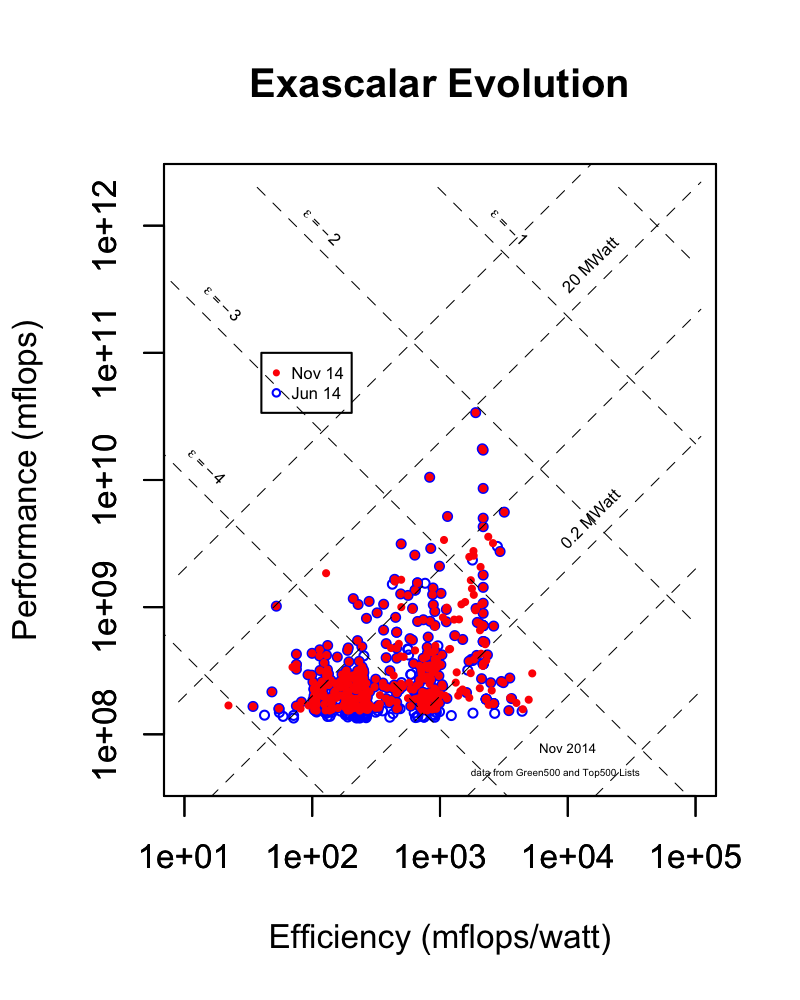

Source code (R):
## This program imports cleaned data from the Green500 and Top500 lists

## there are several subtleties of the implenetation here which need to be paid attention to when adapting it.
##each "500" list is called out explicitly
##in a couple of places the number of lists (currently 10) is assumed.

## GET THE CLEANED DATA

##check for Exascalar Directory. If none exists stop program with error

##check to ensure results director exists
if(!file.exists("./results")) stop("Data not found in directory Exascalar, first run Exascalar_Cleaner to get tidy data")

## set working directory


# define Data Directories to use
results <- "./results"

## ------------------------
## Read results files

# import data set

## there are probably ways to simplify this code but this brute force method is easy to read.

Nov14 <- read.csv(paste0(results, "/Nov14.csv"), header=TRUE)
Jun14 <- read.csv(paste0(results, "/Jun14.csv"), header=TRUE)
Nov13 <- read.csv(paste0(results, "/Nov13.csv"), header=TRUE)
Jun13 <- read.csv(paste0(results, "/Jun13.csv"), header=TRUE)
Nov12 <- read.csv(paste0(results, "/Nov12.csv"), header=TRUE)
Jun12 <- read.csv(paste0(results, "/Jun12.csv"), header=TRUE)
Nov11 <- read.csv(paste0(results, "/Nov11.csv"), header=TRUE)
Jun11 <- read.csv(paste0(results, "/Jun11.csv"), header=TRUE)
Nov10 <- read.csv(paste0(results, "/Nov10.csv"), header=TRUE)
Jun10 <- read.csv(paste0(results, "/Jun10.csv"), header=TRUE)
Nov09 <- read.csv(paste0(results, "/Nov09.csv"), header=TRUE)
Jun09 <- read.csv(paste0(results, "/Jun09.csv"), header=TRUE)
#Nov08 <- read.csv(paste0(results, "/green500_top_200811.csv"), header=TRUE)
#Jun08 <- read.csv(paste0(results, "/green500_top_200806.csv"), header=TRUE)

print("data read")

##PLOT MODE, MEDIAN AND TOP EXASCALAR TREND

##Compute Mode Trend
ModeEx <- rbind(Jun09[250,], Nov09[250,], Jun10[250,], Nov10[250,], Jun11[250,], Nov11[250,], Jun12[250,], Nov12[250,], Jun13[250,], Nov13[250,], Jun14[250,])

TopEx <- rbind(Jun09[1,], Nov09[1,], Jun10[1,], Nov10[1,], Jun11[1,], Nov11[1,], Jun12[1,], Nov12[1,], Jun13[1,], Nov13[1,], Jun14[1,])

MeanEx <- matrix(c(mean(Jun09$mflopswatt), mean(Nov09$mflopswatt),
                   mean(Jun10$mflopswatt), mean(Nov10$mflopswatt),
                   mean(Jun11$mflopswatt), mean(Nov11$mflopswatt),
                   mean(Jun12$mflopswatt), mean(Nov12$mflopswatt),
                   mean(Jun13$mflopswatt), mean(Nov13$mflopswatt),
                   mean(Jun14$mflopswatt), mean(Nov14$mflopswatt),
                   mean(Jun09$rmax), mean(Nov09$rmax),
                   mean(Jun10$rmax), mean(Nov10$rmax),
                   mean(Jun11$rmax), mean(Nov11$rmax),
                   mean(Jun12$rmax), mean(Nov12$rmax),
                   mean(Jun13$rmax), mean(Nov13$rmax), 
                   mean(Jun14$rmax), mean(Nov14$rmax)),
                 ncol=2, nrow = 12)
MeanEx <- as.data.frame(MeanEx)
names(MeanEx) <- c("mflopswatt", "rmax")


##
MedianEx <- matrix(c(median(Jun09$mflopswatt), median(Nov09$mflopswatt),
                     median(Jun10$mflopswatt), median(Nov10$mflopswatt),
                     median(Jun11$mflopswatt), median(Nov11$mflopswatt),
                     median(Jun12$mflopswatt), median(Nov12$mflopswatt),
                     median(Jun13$mflopswatt), median(Nov13$mflopswatt),
                     median(Jun14$mflopswatt), median(Nov14$mflopswatt),
                     median(Jun09$rmax), median(Nov09$rmax),
                     median(Jun10$rmax), median(Nov10$rmax),
                     median(Jun11$rmax), median(Nov11$rmax),
                     median(Jun12$rmax), median(Nov12$rmax),
                     median(Jun13$rmax), median(Nov13$rmax), 
                     median(Jun14$rmax), median(Nov14$rmax)),
                   ncol=2, nrow = 12)
MedianEx <- as.data.frame(MedianEx)
names(MedianEx) <- c("mflopswatt", "rmax")

##PlotMean over Exascalar Data
## EXASCALAR PLOT OVERLAYING TWO LISTS

## plots "reference" list first, then "list of current interest" is overlayed

png(filename= "Exascalar_Last_Compare.png", height=500, width=400)

plot(Jun14$mflopswatt ,
     Jun14$rmax*10^3, 
     log="xy", 
     asp = 4/3.2, 
     xlab = "Efficiency (mflops/watt)",
     ylab = "Performance (mflops)", 
     main = "Exascalar Evolution", 
     col = "blue",
     cex=0.9,
     pch=1, 
     xlim=c(10,100000), 
     ylim=c(5*10^7,2*10^12))

par(new=TRUE)

plot(Nov14$mflopswatt ,
     Nov14$rmax*10^3, 
     log="xy", 
     asp = TRUE, 
     xlab = "",
     ylab = "", 
     main = "", 
     col = "red",
     bg = "steelblue2",
     pch=21, 
     xlim=c(10,100000), 
     ylim=c(5*10^7,2*10^12))


##add text to plots  (Some are commented out to clean up appearance, but left in for possible later convenience)

legend(4E1,1E11, legend = c("Nov 14","Jun 14"), pch=c(21,1), col = c("red", "blue"), 
       pt.bg=c("steelblue", NULL), cex=0.7)

text(1.0E4,
     5.E7, "Nov 2014", cex=.8, col="black", pos=3)
text(0.8E4,
     3.3E7, "data from Green500 and Top500 Lists", cex=.6, col="black", pos=3)


#text(0.35e+05, 2e+12, expression(epsilon == 0), cex=.7, srt=-45)
text(0.35e+04, 1e+12, expression(epsilon == -1), cex=.7, srt=-45)
text(1.2e+02, 1e+12, expression(epsilon == -2), cex=.7, srt=-45)
text(0.2e+02, .25e+12, expression(epsilon == -3), cex=.7, srt=-45)
text(0.15e+02, 1.3e+10, expression(epsilon == -4), cex=.7, srt=-45)

text(0.15e+05, .5e+12, "20 MWatt", cex=.7, srt=45)
text(0.15e+05, .5e+10, "0.2 MWatt", cex=.7, srt=45)
#text(0.15e+05, .5e+08, "0.02 MWatt", cex=.7, srt=45)

## GENERATE CONSTANT POWER AND ISO-EXASCALAR LINES FOR THE GRAPH

## These are tbe hashed lines on the graph representing "constant power" and "constant exascalar"
## The approach here is to define functions that create two endpoints for the line segments that 
##    depend on power and exascalar, respectively

isopowerline <- function(megawatts, efficiencyrangelow=10*.9, efficiencyrangehigh=100000*1.1, perfrangehigh = 2*10^12*1.1, perfrangelow = 0.9**5*10^6)
{matrix(c(efficiencyrangelow, efficiencyrangehigh, efficiencyrangelow*megawatts*10^6, efficiencyrangehigh*megawatts*10^6), ncol=2)
}

## Compute Graphical Lines for iso power
## the argument passed in isopowerline is in megawatts

for (i in -2:4) {
        lines(isopowerline(2*10^-i)[,1],isopowerline(2*10^-i)[,2], lwd=.5, lty=2)}

## add graphical lines for iso "exscalar"


ExaPerf <- 10^12           ##in Megaflops
ExaEff <- 10^12/(20*10^6)  ##in Megaflops/Watt

Exascale = ExaPerf*ExaEff

isoexaline <- function(exascalar, efficiencyrangelow=0.5*20, efficiencyrangehigh=2*50000, perfrangehigh = 2*10^12, perfrangelow = 0.5*5*10^7){
        matrix(c(Exascale/(10^(-exascalar*sqrt(2)))/perfrangehigh, efficiencyrangehigh, perfrangehigh, Exascale/(10^(-exascalar*sqrt(2)))/efficiencyrangehigh), ncol=2)
}

## Compute Graphical Lines for iso exascalar
## the argument passed is - log10 of exascalar

for (i in 0:7) {lines(isoexaline(-i)[,1], isoexaline(-i)[,2], lwd=.5, lty=2)}

dev.off()
